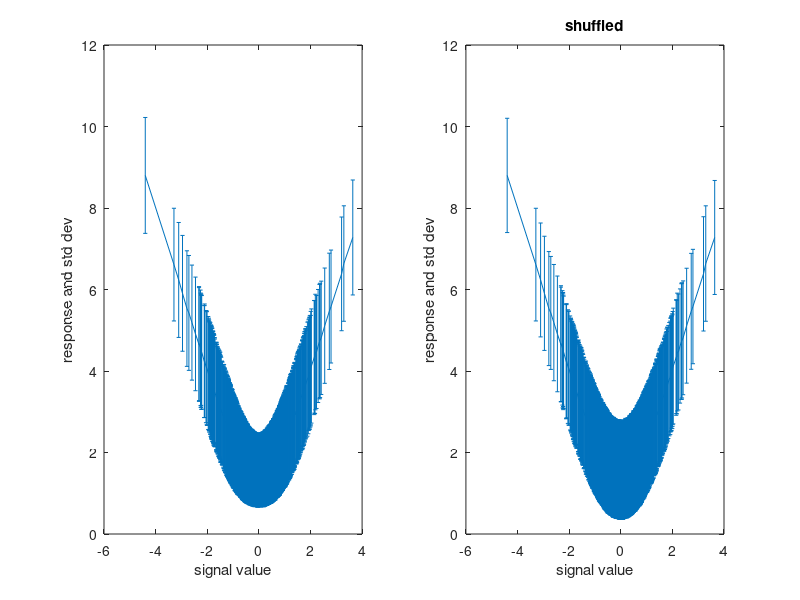
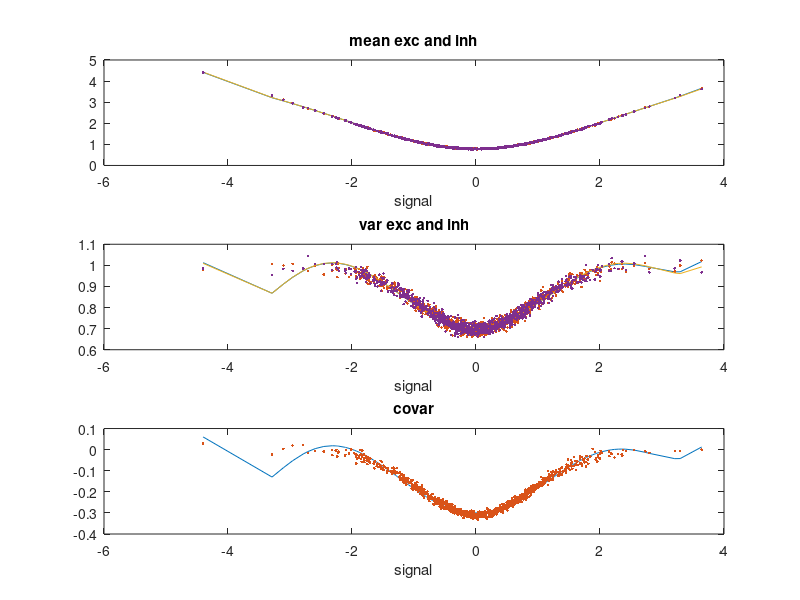
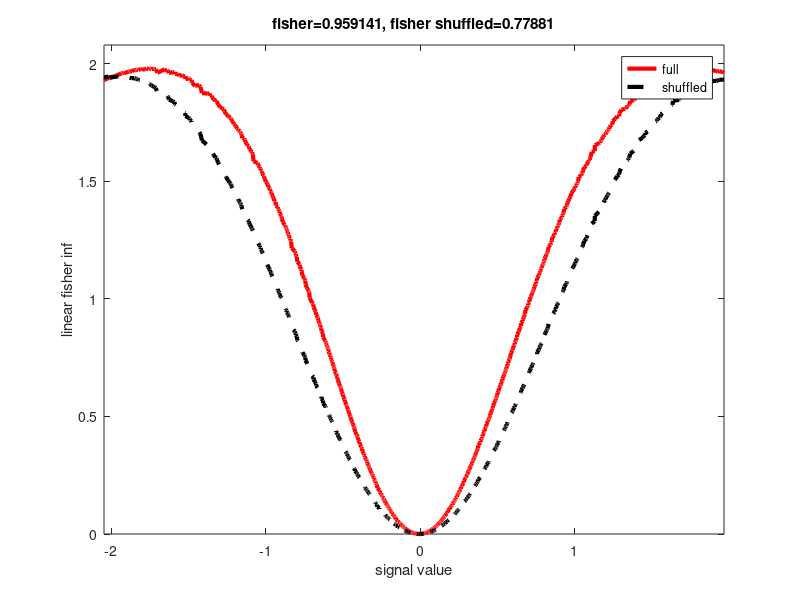
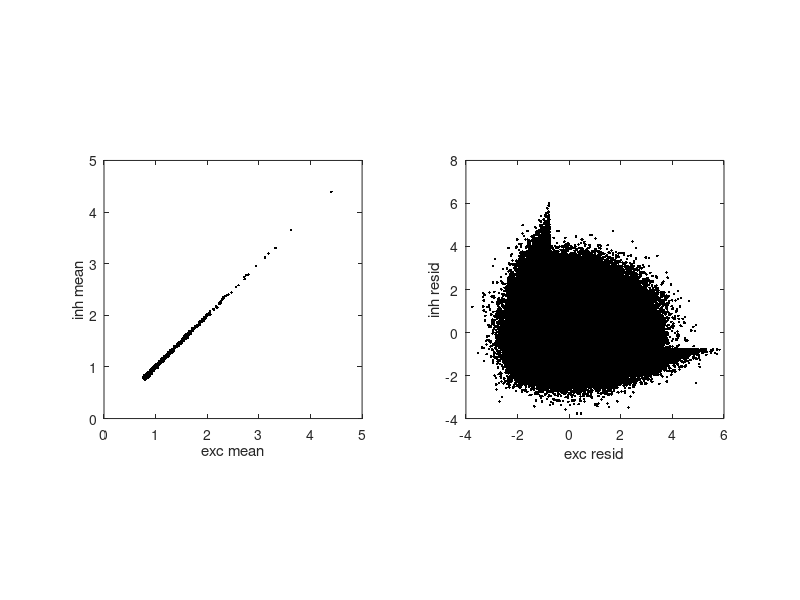

These charts were generated, in order, by the following MATLAB code:
% Can we get correlated signals and anticorrelated noise in simple model
% for neural integration?  Consider split field experiment - half of inputs
% see +stm, other half -stm.  Exc and Inh are rectified.  Noise in inputs
% is spatially uncorrelated.  

% FR and JC 
% JC modified 1/11/11

clear all

NumTrials = 5000;  %500
NumPts = 1000; %1000
Thresh = -.2;          % rectification

% FIX TIME-DEP SIGNAL PRESENTED OVER MANY TRIALS
% signal - will be + for group1 and - for group2
% time along rows (horiz), trials down cols (vert)
signal=normrnd(0, 1, 1, NumPts);
%this is matrix with same sig repeated over multiple rows (trials)
sig = ones(NumTrials,1)*signal;

full_field_stim=0;

if full_field_stim
    sig1=sig;
    sig2=sig;
else %default to jon's original half-field
    sig1=sig;
    sig2=-sig;
end


%weights 
w_e_pre=1;
w_i_pre=1;
w_e_post=1;
w_i_post=1;


clear response_exc response_inh resid_exc resid_inh

    noise1 = normrnd(0, 1, NumTrials , NumPts);      % group 1 noise
    noise2 = normrnd(0, 1, NumTrials , NumPts);      % group 2 noise

    % create group 1 exc and inh
    exc1 = w_e_pre*(sig1 + noise1);
    exc1(find(exc1 < Thresh)) = 0;
    inh1 = w_i_pre*(-sig1 - noise1);
    inh1(find(inh1 < Thresh)) = 0;

    % create group 2 exc and inh
    exc2 = w_e_pre*(sig2 + noise2);
    exc2(find(exc2 < Thresh)) = 0;
    inh2 = w_i_pre*(-sig2 - noise2);
    inh2(find(inh2 < Thresh)) = 0;

    % store integrated responses
    response_exc = exc1 + exc2;  
    response_inh = inh1 + inh2;
    
    %shuffle across trials.  After random shuffling of rows, each column 
    %will still represent a single stimulus value, but noises will be
    %shuffled across trials, so that have no corr between exc and inh paths

    %append a first random col
    response_exc_temp=[rand(size(response_exc,1),1) response_exc];
    response_exc_shuffled = sortrows(response_exc_temp,1);
    %ditch that first col
    response_exc_shuffled=response_exc_shuffled(:,2:end);
    

    %append a first random col
    response_inh_temp=[rand(size(response_inh,1),1) response_inh];
    response_inh_shuffled = sortrows(response_inh_temp,1);
    %ditch that first col
    response_inh_shuffled=response_inh_shuffled(:,2:end);

%need covariance b/w e and i responses for given signal values
for i=1:NumPts
    covar_temp=cov(response_exc(:,i),response_inh(:,i)) ;
    var_exc(i)=covar_temp(1,1);
    var_inh(i)=covar_temp(2,2);
    covar(i)=covar_temp(1,2);   
end
    

response = w_e_post*response_exc + w_i_post*response_inh; % WHY ADD?
mean_response=mean(response);
mean_exc=mean(response_exc);
mean_inh=mean(response_inh);

var_response=var(response);
std_response=sqrt(var_response);

response_shuffled = w_e_post*response_exc_shuffled - w_i_post*response_inh_shuffled;
var_response_shuffled=var(response_shuffled);
std_response_shuffled=sqrt(var_response_shuffled);


% figure
% set(gca,'FontSize',12)
% errorbar(signal,mean_response,std_response,'.')
% xlabel('signal value')
% ylabel('response and std dev')


%compute linear fisher information that resp carries about stim.  this is
%the inverse of the variance of the optimal unbiased linear readout of
%signal sig, and equals  [d mean(sig)/d sig]^2/ var(sig):  square of deriv of mean
%response w.r.t signal sig divide by variance of responses that occur at
%that signal.

%sort responses in order of signal values
data_matrix_sorted=sortrows([signal' mean_response' var_response' var_response_shuffled' var_exc' var_inh' covar' mean_exc' mean_inh'],1); 
signal_sorted = data_matrix_sorted(:,1)';
mean_response_sorted = data_matrix_sorted(:,2)';
var_response_sorted = data_matrix_sorted(:,3)';
var_response_shuffled_sorted = data_matrix_sorted(:,4)';
var_exc_sorted=data_matrix_sorted(:,5)';
var_inh_sorted=data_matrix_sorted(:,6)';
covar_sorted=data_matrix_sorted(:,7)';
mean_exc_sorted=data_matrix_sorted(:,8)';
mean_inh_sorted=data_matrix_sorted(:,9)';


%smooth variance and mean (in particular so can sensibly take derivative)
poly_order=6;
pmean=polyfit(signal_sorted,mean_response_sorted,poly_order);
mean_response_sorted_smoothed=polyval(pmean,signal_sorted);
pvar=polyfit(signal_sorted,var_response_sorted,poly_order);
var_response_sorted_smoothed=polyval(pvar,signal_sorted);
pvar_shuffled=polyfit(signal_sorted,var_response_shuffled_sorted,poly_order);
var_response_shuffled_sorted_smoothed=polyval(pvar_shuffled,signal_sorted);
pexc=polyfit(signal_sorted,var_exc_sorted,poly_order);
var_exc_sorted_smoothed=polyval(pexc,signal_sorted);
pinh=polyfit(signal_sorted,var_inh_sorted,poly_order);
var_inh_sorted_smoothed=polyval(pinh,signal_sorted);
pcovar=polyfit(signal_sorted,covar_sorted,poly_order);
covar_sorted_smoothed=polyval(pcovar,signal_sorted);
pexc=polyfit(signal_sorted,mean_exc_sorted,poly_order);
mean_exc_sorted_smoothed=polyval(pexc,signal_sorted);
pinh=polyfit(signal_sorted,mean_inh_sorted,poly_order);
mean_inh_sorted_smoothed=polyval(pinh,signal_sorted);

mean_respose_deriv = diff(mean_response_sorted_smoothed)./diff(signal_sorted); %fwd diff
mean_exc_deriv = diff(mean_exc_sorted_smoothed)./diff(signal_sorted); %fwd diff
mean_inh_deriv = diff(mean_inh_sorted_smoothed)./diff(signal_sorted); %fwd diff

lin_fisher_info_response = mean_respose_deriv.^2 ./ var_response_sorted_smoothed(1:end-1);

for k=1:(length(signal_sorted)-1)
    fprime=[mean_exc_deriv(k) ; mean_inh_deriv(k)] ;
    C=[var_exc_sorted_smoothed(k) covar_sorted_smoothed(k) ; covar_sorted_smoothed(k) var_inh_sorted_smoothed(k)];
    lin_fisher_info_response_full(k) = fprime'*inv(C)*fprime;
    Cshuffled=[var_exc_sorted_smoothed(k) 0 ; 0 var_inh_sorted_smoothed(k)];
    lin_fisher_info_response_shuffled_full(k) = fprime'*inv(Cshuffled)*fprime;
end


avg_lin_fisher_info_response=sum(lin_fisher_info_response)/length(lin_fisher_info_response)
avg_lin_fisher_info_response_full=sum(lin_fisher_info_response_full)/length(lin_fisher_info_response_full)
avg_lin_fisher_info_response_shuffled_full=sum(lin_fisher_info_response_shuffled_full)/length(lin_fisher_info_response_shuffled_full)

lin_fisher_info_shuffled_response = mean_respose_deriv.^2 ./ var_response_shuffled_sorted_smoothed(1:end-1);
avg_lin_fisher_info_shuffled_response=sum(lin_fisher_info_shuffled_response)/length(lin_fisher_info_shuffled_response);


figure
subplot(121)
set(gca,'FontSize',12)
errorbar(signal_sorted,mean_response_sorted,sqrt(var_response_sorted))
xlabel('signal value')
ylabel('response and std dev')
subplot(122)
set(gca,'FontSize',12)
errorbar(signal_sorted,mean_response_sorted,sqrt(var_response_shuffled_sorted))
xlabel('signal value')
ylabel('response and std dev')
title('shuffled')

figure
subplot(311)
plot(signal_sorted,mean_inh_sorted_smoothed); hold on
plot(signal_sorted,mean_inh_sorted,'.'); hold on
plot(signal_sorted,mean_exc_sorted_smoothed); hold on
plot(signal_sorted,mean_exc_sorted,'.'); hold on
title('mean exc and inh')
xlabel('signal')
subplot(312)
plot(signal_sorted,var_exc_sorted_smoothed); hold on
plot(signal_sorted,var_exc_sorted,'.'); hold on
plot(signal_sorted,var_inh_sorted_smoothed); hold on
plot(signal_sorted,var_inh_sorted,'.'); hold on
title('var exc and inh')
xlabel('signal')
subplot(313)
plot(signal_sorted,covar_sorted_smoothed); hold on
plot(signal_sorted,covar_sorted,'.'); hold on
title('covar')
xlabel('signal')

figure
set(gca,'FontSize',16)
%drop firstand last ndrop points
ndrop=round(length(signal)/50);
plot(signal_sorted(ndrop:end-ndrop-1),lin_fisher_info_response_full(ndrop:end-ndrop),'r-','LineWidth',3)
xlabel('signal value')
ylabel('linear fisher inf')
hold on
plot(signal_sorted(ndrop:end-ndrop-1),lin_fisher_info_response_shuffled_full(ndrop:end-ndrop),'k--','LineWidth',3)
xlabel('signal value')
ylabel('linear fisher inf')
legend('full','shuffled')
title(sprintf('fisher=%g, fisher shuffled=%g',avg_lin_fisher_info_response_full,avg_lin_fisher_info_response_shuffled_full))
maxval1=max([ lin_fisher_info_response_full(ndrop:end-ndrop) lin_fisher_info_response_shuffled_full(ndrop:end-ndrop)])*1.05;
ylim([0 maxval1])
xlim([-Inf Inf])
%----------------------------

% how correlated are signals?  
% signals are averages across many trials for a given sig.
% Average down cols (in direction 1)
cc_temp=corrcoef(mean(response_exc), mean(response_inh)) ;
cc_signal = cc_temp(1,2) 


resid_exc = response_exc - ones(NumTrials,1)*mean(response_exc);
resid_inh = response_inh - ones(NumTrials,1)*mean(response_inh);

% how correlated are residuals?  Note, this is avg across many signals AND
% trials
cc_temp = corrcoef(resid_exc, resid_inh) ;
cc_noise = cc_temp(1,2)

figure
subplot(121)
plot((mean(response_exc)),(mean(response_inh)),'k.')
xlabel('exc mean'),ylabel('inh mean')
axis square
subplot(122)
plot(resid_exc,resid_inh,'k.')
xlabel('exc resid'),ylabel('inh resid')
axis square
